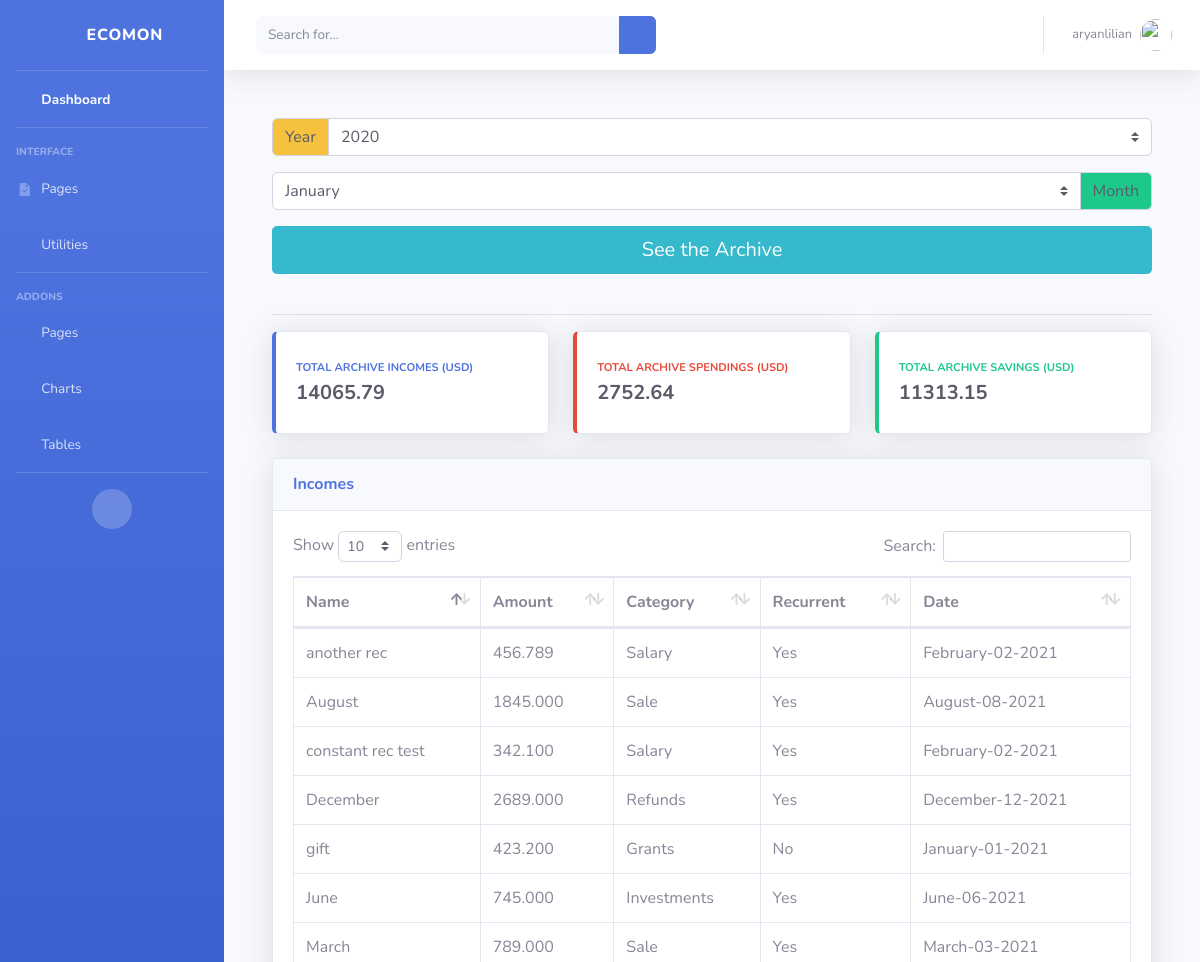
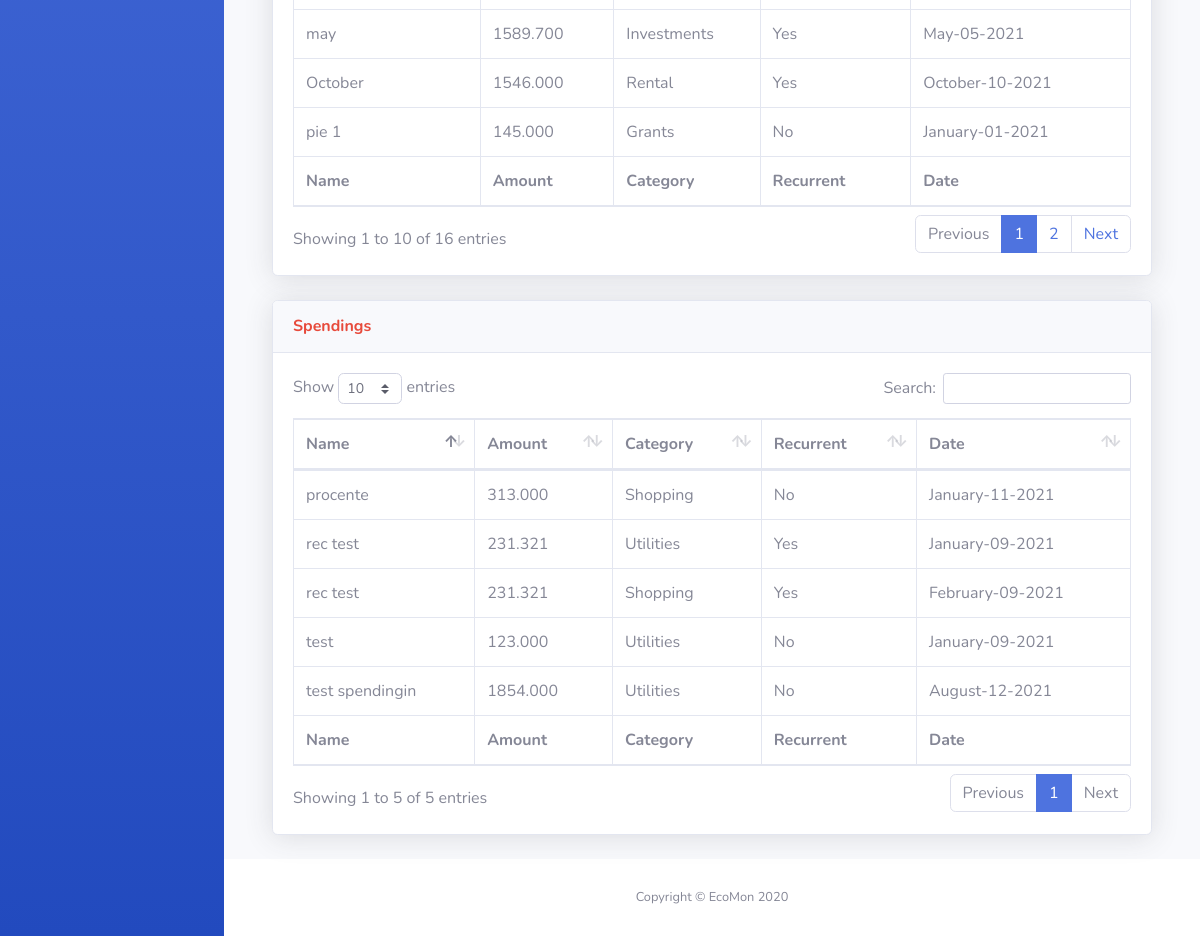
Before: /users/archive (signed in) with the older database file (2 pictures, top to bottom).
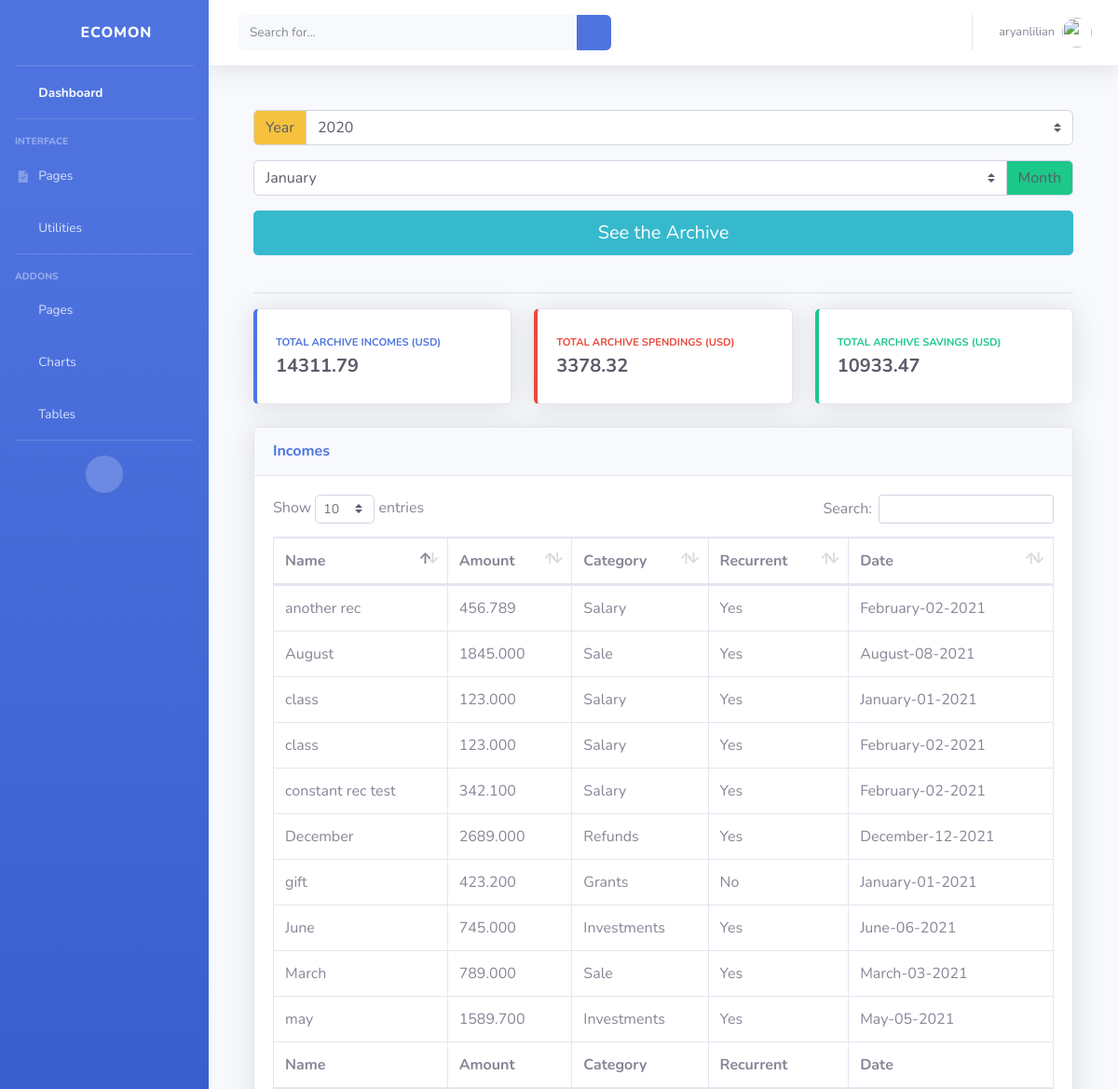
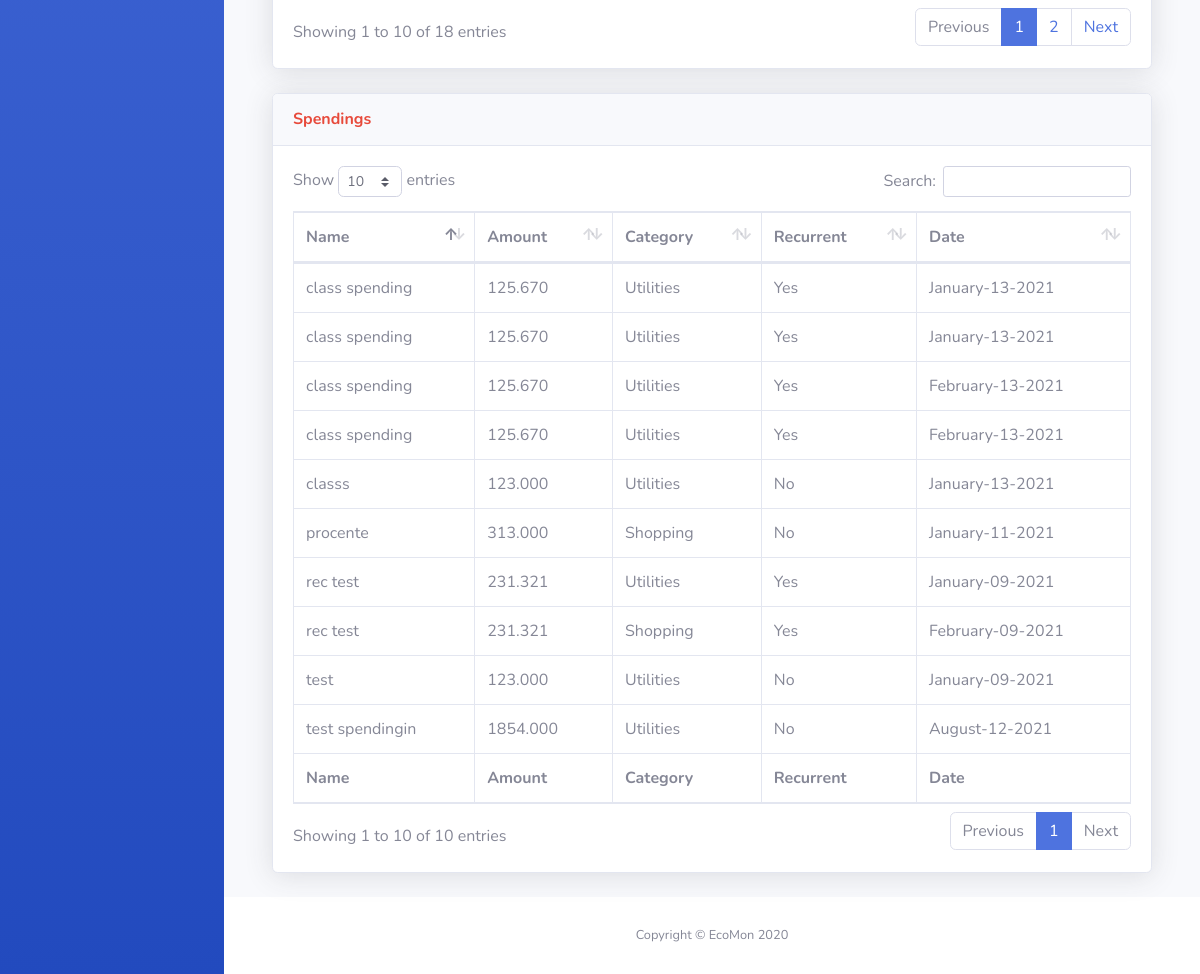
After: the same page with the newer database file (2 pictures, top to bottom).
### users/models.py (models this page shows, shortened)
class Income(models.Model):
    class IncomeCategory(models.TextChoices):
        SALARY = _('Salary')
        AWARDS = _('Awards')
        GRANTS = _('Grants')
        SALE = _('Sale')
        DIVIDENTS = _('Dividents')
        RENTAL = _('Rental')
        REFUNDS = _('Refunds')
        COUPONS = _('Coupons')
        LOTTERY = _('Lottery')
        CAPITAL = _('Capital')
        INVESTMENTS = _('Investments')
        GIFT = _('Gift')
        OTHERS = _('Others')
    user = models.ForeignKey(User, on_delete=models.CASCADE)
    name = models.CharField(_('Name'), max_length=50)
    amount = models.DecimalField(_('Amount'), max_digits=10, decimal_places=3)
    category = models.CharField(_('Category'), max_length=11,
                                choices=IncomeCategory.choices, default=IncomeCategory.SALARY)
    recurrent = models.BooleanField(_('Recurrent Income'), default=False)
    created_date = models.DateTimeField(
        _('Created Date/Time'), default=timezone.now)
    updated_date = models.DateTimeField(_('Updated Date/Time'), auto_now=True)

class Spending(models.Model):
    class SpendingCategory(models.TextChoices):
        UTILITIES = _('Utilities')
        RENT = _('Rent')
        INVOICES = _('Invoices')
        SHOPPING = _('Shopping')
        FOOD = _('Food')
        EDUCATION = _('Education')
        FUN = _('Fun')
        INSETMENT = _('Investment')
        OTHERS = _('Others')
    user = models.ForeignKey(User, on_delete=models.CASCADE)
    name = models.CharField(_('Name'), max_length=50)
    amount = models.DecimalField(
        _('Amount'), max_digits=10, decimal_places=3)
    category = models.CharField(_('Category'), max_length=10,
                                choices=SpendingCategory.choices, default=SpendingCategory.UTILITIES)
    recurrent = models.BooleanField(_('Recurrent Spending'), default=False)
    created_date = models.DateTimeField(
        _('Created Date/Time'), default=timezone.now)
    updated_date = models.DateTimeField(_('Updated Date/Time'), auto_now=True)

### users/views.py (the view, shortened to what this page needs)
# urls.py: path('archive', ArchiveView.as_view(), name='archive'),
class ArchiveView(View):
    template_name = 'users/archive.html'
    def get(self, request, *args, **kwargs):
        context = self.get_context_data(**kwargs)
        incomes = Income.objects.filter(user=request.user)
        spendings = Spending.objects.filter(user=request.user)
        context['incomes'] = incomes
        context['spendings'] = spendings
        context['total_incomes'] = round(assembly(incomes), 2)
        context['total_spendings'] = round(assembly(spendings), 2)
        context['total_savings'] = round(
            assembly(incomes) - assembly(spendings), 2)
        return render(request, self.template_name, context)
    def get_context_data(self, **kwargs):
        context = {
            'currency': Profile.objects.get(user=self.request.user).currency
        }
        return context

### users/utils_functions.py (called while the page is built)
def assembly(obj):
    return sum(i.amount for i in obj)

### templates/users/archive.html (shortened to what the changed rows need)
{% extends 'users/base.html' %}
{% block content %}
	<div class="container">
		<br>
		<div class="row">
			<div class="col-xl-4 col-md-6 mb-4">
		        <div class="card border-left-primary shadow h-100 py-2">
		            <div class="card-body">
		                <div class="row no-gutters align-items-center">
		                    <div class="col mr-2">
		                        <div class="text-xs font-weight-bold text-primary text-uppercase mb-1">Total Archive Incomes ({{ currency }})</div>
		                        {% if total_incomes %}
		                        	<div class="h5 mb-0 font-weight-bold text-gray-800">{{ total_incomes }}</div>
		                        {% else %}
		                        	<div class="h5 mb-0 font-weight-bold text-gray-800">0.0</div>
		                        {% endif %}
		                    </div>
		                </div>
		            </div>
		        </div>
		    </div>
		    <div class="col-xl-4 col-md-6 mb-4">
		        <div class="card border-left-danger shadow h-100 py-2">
		            <div class="card-body">
		                <div class="row no-gutters align-items-center">
		                    <div class="col mr-2">
		                        <div class="text-xs font-weight-bold text-danger text-uppercase mb-1">Total Archive Spendings ({{ currency }})</div>
		                        {% if total_spendings %}
		                        	<div class="h5 mb-0 font-weight-bold text-gray-800">{{ total_spendings }}</div>
		                        {% else %}
		                        	<div class="h5 mb-0 font-weight-bold text-gray-800">0.0</div>
		                        {% endif %}
		                    </div>
		                </div>
		            </div>
		        </div>
		    </div>
		    <div class="col-xl-4 col-md-6 mb-4">
		        <div class="card border-left-success shadow h-100 py-2">
		            <div class="card-body">
		                <div class="row no-gutters align-items-center">
		                    <div class="col mr-2">
		                        <div class="text-xs font-weight-bold text-success text-uppercase mb-1">Total Archive Savings  ({{ currency }})</div>
		                        {% if total_savings %}
		                        	<div class="h5 mb-0 font-weight-bold text-gray-800">{{ total_savings }}</div>
		                        {% else %}
		                        	<div class="h5 mb-0 font-weight-bold text-gray-800">0.0</div>
		                        {% endif %}
		                    </div>
		                </div>
		            </div>
		        </div>
		    </div>
		</div>
		<div class="card shadow mb-4">
            <div class="card-body">
              <div class="table-responsive">
                <table class="table table-bordered" id="incomesArchiveDataTable" width="100%" cellspacing="0">
                  <thead>
                    <tr>
                      <th>Name</th>
                      <th>Amount</th>
                      <th>Category</th>
                      <th>Recurrent</th>
                      <th>Date</th>
                    </tr>
                  </thead>
                  <tfoot>
                    <tr>
                      <th>Name</th>
                      <th>Amount</th>
                      <th>Category</th>
                      <th>Recurrent</th>
                      <th>Date</th>
                    </tr>
                  </tfoot>
                  <tbody>
                    {% for income in incomes %}
                    	<div class="row">
                    		<tr>
                				<td>{{ income.name }}</td>
                				<td>{{ income.amount }}</td>
                				<td>{{ income.category }}</td>
	                    		{% if income.recurrent == True %}
                    				<td>Yes</td>
	                    		{% else %}
                    				<td>No</td>
	                    		{% endif %}
                    			<td>{{ income.created_date|date:"F-m-Y" }}</td>
	                    	</tr>
                    	</div>
                    {% endfor %}
                  </tbody>
                </table>
              </div>
            </div>
          </div>
          <div class="card shadow mb-4">
            <div class="card-body">
              <div class="table-responsive">
                <table class="table table-bordered" id="spendingsArchiveDataTable" width="100%" cellspacing="0">
                  <thead>
                    <tr>
                      <th>Name</th>
                      <th>Amount</th>
                      <th>Category</th>
                      <th>Recurrent</th>
                      <th>Date</th>
                    </tr>
                  </thead>
                  <tfoot>
                    <tr>
                      <th>Name</th>
                      <th>Amount</th>
                      <th>Category</th>
                      <th>Recurrent</th>
                      <th>Date</th>
                    </tr>
                  </tfoot>
                  <tbody>
                    {% for spending in spendings %}
                    	<div class="row">
                    		<tr>
                				<td>{{ spending.name }}</td>
                				<td>{{ spending.amount }}</td>
                				<td>{{ spending.category }}</td>
	                    		{% if spending.recurrent == True %}
                    				<td>Yes</td>
	                    		{% else %}
                    				<td>No</td>
	                    		{% endif %}
                    			<td>{{ spending.created_date|date:"F-d-Y" }}</td>
	                    	</tr>
                    	</div>
                    {% endfor %}
                  </tbody>
                </table>
              </div>
            </div>
          </div>
        </div>
{% endblock content %}

Changed rows visible on the page:
no longer on this page (row unchanged): Income: name "October", amount "1546.000", category "Rental", recurrent "Yes", created_date "October-10-2021"
no longer on this page (row unchanged): Income: name "pie 1", amount "145.000", category "Grants", recurrent "No", created_date "January-01-2021"
added Income: name "class", amount "123.000", category "Salary", recurrent "Yes", created_date "January-01-2021"
added Income: name "class", amount "123.000", category "Salary", recurrent "Yes", created_date "February-02-2021"
added Spending: name "class spending", amount "125.670", category "Utilities", recurrent "Yes", created_date "January-13-2021"
added Spending: name "class spending", amount "125.670", category "Utilities", recurrent "Yes", created_date "January-13-2021"
added Spending: name "class spending", amount "125.670", category "Utilities", recurrent "Yes", created_date "February-13-2021"
added Spending: name "class spending", amount "125.670", category "Utilities", recurrent "Yes", created_date "February-13-2021"
added Spending: name "classs", amount "123.000", category "Utilities", recurrent "No", created_date "January-13-2021"
Other visible differences:
{{ total_incomes }}: "14065.79" → "14311.79"
{{ total_spendings }}: "2752.64" → "3378.32"
{{ total_savings }}: "11313.15" → "10933.47"
text written by a page script: "Show entries Search: Showing 1 to 10 of 16 entries Previous 1 2 Next" → "Show entries Search: Showing 1 to 10 of 18 entries Previous 1 2 Next"
text written by a page script: "Show entries Search: Showing 1 to 5 of 5 entries Previous 1 Next" → "Show entries Search: Showing 1 to 10 of 10 entries Previous 1 Next"
